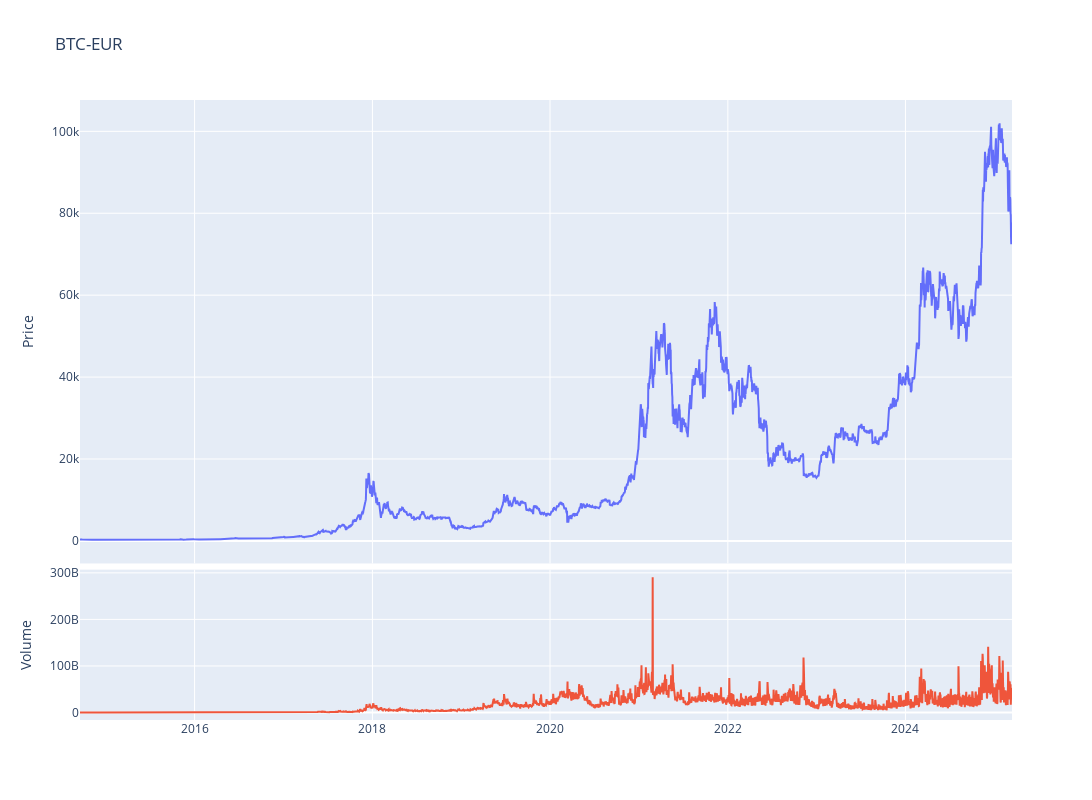

Source (notebook cell):
### Code cell
fig = make_subplots(rows=4, cols=1,shared_xaxes=True,vertical_spacing=0.01,specs=[[{'rowspan':3,'colspan':1}],[None],[None],[{'rowspan':1,'colspan':1}]])

# Graph (1,1)
fig.add_trace(go.Scatter(x=stock_ticker.index,y=stock_ticker['Adj Close'],mode="lines",name=f"{ticker}"),row=1, col=1)
# Update xaxis properties
fig.update_yaxes(title_text="Price", row=1, col=1)

# Graph (4,1)
fig.add_trace(go.Scatter(x=stock_ticker.index,y=stock_ticker['Volume'],mode="lines",name='Volume'),row=4, col=1)
fig.update_yaxes(title_text="Volume", row=4, col=1)

fig.update_layout(height=800, width=1300,showlegend=False,title=f"{ticker}")

fig.show()

### Figure 1 — Plotly figure (JSON) as saved in the notebook; plotly's stock layout.template omitted (floating-point values rounded to 4 significant figures; data arrays with more than 128 entries replaced by an {"elided": "..."} marker saying what was removed)
{"data": [{"mode": "lines", "name": "BTC-EUR", "type": "scatter", "x": {"elided": "3832 str values"}, "xaxis": "x", "y": {"elided": "3832 float values"}, "yaxis": "y"}, {"mode": "lines", "name": "Volume", "type": "scatter", "x": {"elided": "3832 str values"}, "xaxis": "x2", "y": {"elided": "3832 int values"}, "yaxis": "y2"}], "layout": {"height": 800, "showlegend": false, "title": {"text": "BTC-EUR"}, "width": 1300, "xaxis": {"anchor": "y", "domain": [0, 1], "matches": "x2", "showticklabels": false}, "xaxis2": {"anchor": "y2", "domain": [0, 1]}, "yaxis": {"anchor": "x", "domain": [0.2525, 1], "title": {"text": "Price"}}, "yaxis2": {"anchor": "x2", "domain": [0, 0.2425], "title": {"text": "Volume"}}}}
